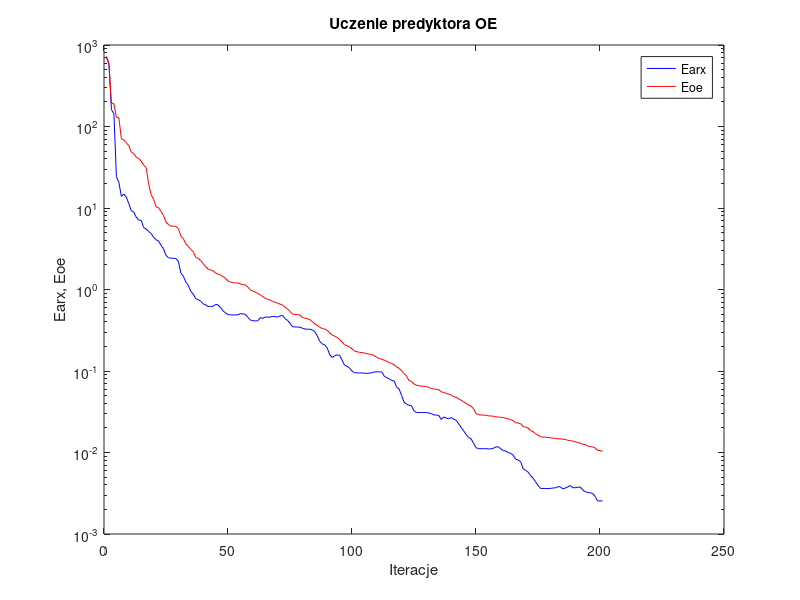
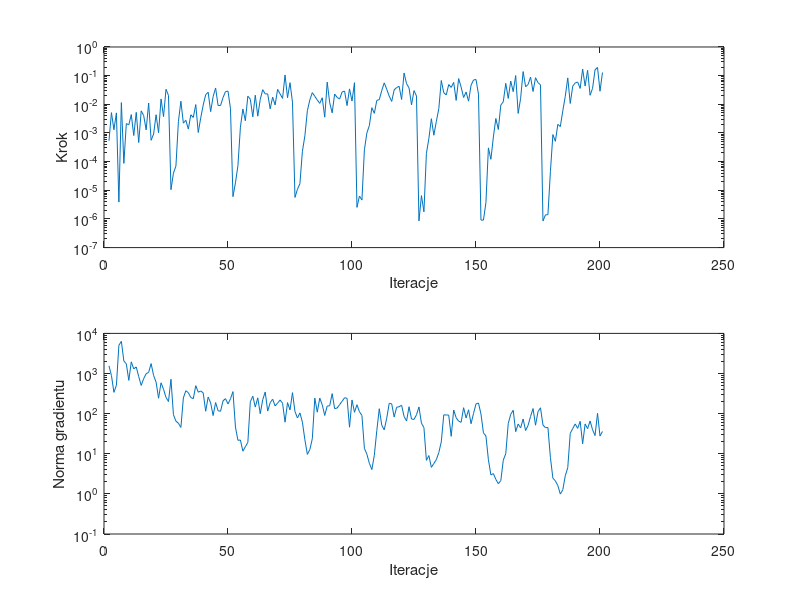

These figures' MATLAB source, in order:
%uczenie predyktora oe
clear all;
n=0; farx(n+1)=7.084081e+002; foe(n+1)=7.245323e+002; wspucz(n+1)=0.000000e+000; ng(n+1)=0.000000e+000;
%odnowa zmiennej metryki
n=1; farx(n+1)=5.725472e+002; foe(n+1)=5.926537e+002; krok(n+1)=5.333789e-004; ng(n+1)=1.554347e+003;
n=2; farx(n+1)=1.608143e+002; foe(n+1)=1.941831e+002; krok(n+1)=5.119766e-003; ng(n+1)=8.924701e+002;
n=3; farx(n+1)=1.435607e+002; foe(n+1)=1.897167e+002; krok(n+1)=1.293127e-003; ng(n+1)=3.395235e+002;
n=4; farx(n+1)=2.422391e+001; foe(n+1)=1.300030e+002; krok(n+1)=5.020252e-003; ng(n+1)=5.082381e+002;
n=5; farx(n+1)=2.060226e+001; foe(n+1)=1.276465e+002; krok(n+1)=3.873148e-006; ng(n+1)=5.058181e+003;
n=6; farx(n+1)=1.389205e+001; foe(n+1)=7.073661e+001; krok(n+1)=1.142218e-002; ng(n+1)=6.326793e+003;
n=7; farx(n+1)=1.484655e+001; foe(n+1)=6.829402e+001; krok(n+1)=8.683747e-005; ng(n+1)=2.054713e+003;
n=8; farx(n+1)=1.363141e+001; foe(n+1)=6.296028e+001; krok(n+1)=2.127642e-003; ng(n+1)=1.738583e+003;
n=9; farx(n+1)=1.130433e+001; foe(n+1)=5.819036e+001; krok(n+1)=1.917929e-003; ng(n+1)=6.746084e+002;
n=10; farx(n+1)=9.248571e+000; foe(n+1)=4.834283e+001; krok(n+1)=4.375565e-003; ng(n+1)=1.954560e+003;
n=11; farx(n+1)=8.936239e+000; foe(n+1)=4.648555e+001; krok(n+1)=8.148250e-004; ng(n+1)=1.304305e+003;
n=12; farx(n+1)=7.712510e+000; foe(n+1)=4.191948e+001; krok(n+1)=5.242823e-003; ng(n+1)=1.457953e+003;
n=13; farx(n+1)=7.090887e+000; foe(n+1)=4.047216e+001; krok(n+1)=4.644788e-004; ng(n+1)=8.372129e+002;
n=14; farx(n+1)=7.058591e+000; foe(n+1)=3.763078e+001; krok(n+1)=5.894618e-003; ng(n+1)=5.044085e+002;
n=15; farx(n+1)=5.737762e+000; foe(n+1)=3.344081e+001; krok(n+1)=4.042588e-003; ng(n+1)=7.470724e+002;
n=16; farx(n+1)=5.543871e+000; foe(n+1)=3.120658e+001; krok(n+1)=1.279942e-003; ng(n+1)=9.917764e+002;
n=17; farx(n+1)=5.151684e+000; foe(n+1)=1.978949e+001; krok(n+1)=1.109636e-002; ng(n+1)=1.065684e+003;
n=18; farx(n+1)=4.866013e+000; foe(n+1)=1.456048e+001; krok(n+1)=5.547107e-004; ng(n+1)=1.765731e+003;
n=19; farx(n+1)=4.361280e+000; foe(n+1)=1.279489e+001; krok(n+1)=9.208067e-004; ng(n+1)=8.946830e+002;
n=20; farx(n+1)=4.071679e+000; foe(n+1)=1.034290e+001; krok(n+1)=4.324280e-003; ng(n+1)=6.111938e+002;
n=21; farx(n+1)=3.945838e+000; foe(n+1)=1.006615e+001; krok(n+1)=1.021844e-003; ng(n+1)=2.425281e+002;
n=22; farx(n+1)=3.474257e+000; foe(n+1)=9.050066e+000; krok(n+1)=1.536047e-002; ng(n+1)=5.871031e+002;
n=23; farx(n+1)=3.148364e+000; foe(n+1)=8.092023e+000; krok(n+1)=3.721397e-003; ng(n+1)=4.048608e+002;
n=24; farx(n+1)=2.623729e+000; foe(n+1)=6.720096e+000; krok(n+1)=3.339713e-002; ng(n+1)=2.532314e+002;
n=25; farx(n+1)=2.452959e+000; foe(n+1)=6.267153e+000; krok(n+1)=2.038266e-002; ng(n+1)=2.007011e+002;
%odnowa zmiennej metryki
n=26; farx(n+1)=2.421867e+000; foe(n+1)=5.990843e+000; krok(n+1)=1.048504e-005; ng(n+1)=7.191607e+002;
n=27; farx(n+1)=2.414722e+000; foe(n+1)=5.974233e+000; krok(n+1)=3.953838e-005; ng(n+1)=9.405122e+001;
n=28; farx(n+1)=2.399054e+000; foe(n+1)=5.961731e+000; krok(n+1)=7.005353e-005; ng(n+1)=6.495275e+001;
n=29; farx(n+1)=2.213384e+000; foe(n+1)=5.564195e+000; krok(n+1)=2.511035e-003; ng(n+1)=5.776276e+001;
n=30; farx(n+1)=1.589472e+000; foe(n+1)=4.513779e+000; krok(n+1)=1.279818e-002; ng(n+1)=4.527837e+001;
n=31; farx(n+1)=1.451368e+000; foe(n+1)=4.194042e+000; krok(n+1)=2.199930e-003; ng(n+1)=2.459529e+002;
n=32; farx(n+1)=1.234000e+000; foe(n+1)=3.621237e+000; krok(n+1)=2.774090e-003; ng(n+1)=3.722690e+002;
n=33; farx(n+1)=1.125561e+000; foe(n+1)=3.379046e+000; krok(n+1)=1.364485e-003; ng(n+1)=3.323466e+002;
n=34; farx(n+1)=9.455634e-001; foe(n+1)=3.104531e+000; krok(n+1)=4.312903e-003; ng(n+1)=2.525745e+002;
n=35; farx(n+1)=8.775600e-001; foe(n+1)=2.900275e+000; krok(n+1)=3.475615e-003; ng(n+1)=2.358214e+002;
n=36; farx(n+1)=7.716795e-001; foe(n+1)=2.477682e+000; krok(n+1)=9.778245e-003; ng(n+1)=4.980077e+002;
n=37; farx(n+1)=7.505873e-001; foe(n+1)=2.403631e+000; krok(n+1)=1.037622e-003; ng(n+1)=3.422929e+002;
n=38; farx(n+1)=7.172077e-001; foe(n+1)=2.265704e+000; krok(n+1)=3.364099e-003; ng(n+1)=3.664013e+002;
n=39; farx(n+1)=6.654942e-001; foe(n+1)=2.075158e+000; krok(n+1)=9.397462e-003; ng(n+1)=3.293286e+002;
n=40; farx(n+1)=6.483668e-001; foe(n+1)=1.905886e+000; krok(n+1)=2.160874e-002; ng(n+1)=1.146508e+002;
n=41; farx(n+1)=6.166821e-001; foe(n+1)=1.778547e+000; krok(n+1)=2.642647e-002; ng(n+1)=2.597580e+002;
n=42; farx(n+1)=6.205702e-001; foe(n+1)=1.737763e+000; krok(n+1)=5.557598e-003; ng(n+1)=1.850788e+002;
n=43; farx(n+1)=6.222888e-001; foe(n+1)=1.691376e+000; krok(n+1)=1.857911e-002; ng(n+1)=8.962811e+001;
n=44; farx(n+1)=6.569792e-001; foe(n+1)=1.589188e+000; krok(n+1)=3.712047e-002; ng(n+1)=1.892709e+002;
n=45; farx(n+1)=6.458041e-001; foe(n+1)=1.545854e+000; krok(n+1)=9.045235e-003; ng(n+1)=1.180257e+002;
n=46; farx(n+1)=6.024588e-001; foe(n+1)=1.502284e+000; krok(n+1)=9.078303e-003; ng(n+1)=1.148657e+002;
n=47; farx(n+1)=5.455623e-001; foe(n+1)=1.437100e+000; krok(n+1)=1.725161e-002; ng(n+1)=2.084999e+002;
n=48; farx(n+1)=5.163715e-001; foe(n+1)=1.371981e+000; krok(n+1)=2.788178e-002; ng(n+1)=2.362704e+002;
n=49; farx(n+1)=4.927886e-001; foe(n+1)=1.270555e+000; krok(n+1)=2.876670e-002; ng(n+1)=1.738183e+002;
n=50; farx(n+1)=4.887215e-001; foe(n+1)=1.238560e+000; krok(n+1)=7.088910e-003; ng(n+1)=2.352388e+002;
%odnowa zmiennej metryki
n=51; farx(n+1)=4.872698e-001; foe(n+1)=1.207231e+000; krok(n+1)=5.999821e-006; ng(n+1)=3.537362e+002;
n=52; farx(n+1)=4.870890e-001; foe(n+1)=1.205818e+000; krok(n+1)=1.819728e-005; ng(n+1)=4.635984e+001;
n=53; farx(n+1)=4.888568e-001; foe(n+1)=1.203697e+000; krok(n+1)=7.211737e-005; ng(n+1)=2.165945e+001;
n=54; farx(n+1)=5.058901e-001; foe(n+1)=1.171764e+000; krok(n+1)=1.593673e-003; ng(n+1)=2.199107e+001;
n=55; farx(n+1)=5.019946e-001; foe(n+1)=1.143515e+000; krok(n+1)=6.884742e-003; ng(n+1)=1.158820e+001;
n=56; farx(n+1)=4.969787e-001; foe(n+1)=1.139376e+000; krok(n+1)=2.660052e-003; ng(n+1)=1.500823e+001;
n=57; farx(n+1)=4.555647e-001; foe(n+1)=1.070108e+000; krok(n+1)=1.931884e-002; ng(n+1)=1.920801e+001;
n=58; farx(n+1)=4.221519e-001; foe(n+1)=9.876372e-001; krok(n+1)=1.501192e-002; ng(n+1)=1.976840e+002;
n=59; farx(n+1)=4.139386e-001; foe(n+1)=9.596482e-001; krok(n+1)=3.657312e-003; ng(n+1)=2.727064e+002;
n=60; farx(n+1)=4.118137e-001; foe(n+1)=9.287609e-001; krok(n+1)=2.079162e-002; ng(n+1)=1.457437e+002;
n=61; farx(n+1)=4.132025e-001; foe(n+1)=8.936220e-001; krok(n+1)=3.851383e-003; ng(n+1)=2.474347e+002;
n=62; farx(n+1)=4.511538e-001; foe(n+1)=8.599374e-001; krok(n+1)=1.488559e-002; ng(n+1)=9.968454e+001;
n=63; farx(n+1)=4.422954e-001; foe(n+1)=8.172460e-001; krok(n+1)=3.238122e-002; ng(n+1)=2.231281e+002;
n=64; farx(n+1)=4.610588e-001; foe(n+1)=7.812736e-001; krok(n+1)=2.308292e-002; ng(n+1)=3.463064e+002;
n=65; farx(n+1)=4.563292e-001; foe(n+1)=7.554685e-001; krok(n+1)=2.307159e-002; ng(n+1)=1.156686e+002;
n=66; farx(n+1)=4.591234e-001; foe(n+1)=7.439590e-001; krok(n+1)=6.956269e-003; ng(n+1)=1.872930e+002;
n=67; farx(n+1)=4.673201e-001; foe(n+1)=7.109475e-001; krok(n+1)=1.776017e-002; ng(n+1)=2.291048e+002;
n=68; farx(n+1)=4.637519e-001; foe(n+1)=6.991728e-001; krok(n+1)=9.495353e-003; ng(n+1)=1.558943e+002;
n=69; farx(n+1)=4.599564e-001; foe(n+1)=6.782342e-001; krok(n+1)=3.320390e-002; ng(n+1)=1.830231e+002;
n=70; farx(n+1)=4.740778e-001; foe(n+1)=6.606313e-001; krok(n+1)=2.308292e-002; ng(n+1)=2.186778e+002;
n=71; farx(n+1)=4.813102e-001; foe(n+1)=6.449491e-001; krok(n+1)=1.610734e-002; ng(n+1)=1.817184e+002;
n=72; farx(n+1)=4.402244e-001; foe(n+1)=6.048972e-001; krok(n+1)=1.057059e-001; ng(n+1)=6.122312e+001;
n=73; farx(n+1)=4.167352e-001; foe(n+1)=5.770474e-001; krok(n+1)=1.694236e-002; ng(n+1)=1.881686e+002;
n=74; farx(n+1)=3.855940e-001; foe(n+1)=5.361748e-001; krok(n+1)=5.671128e-002; ng(n+1)=1.237707e+002;
n=75; farx(n+1)=3.485049e-001; foe(n+1)=4.995815e-001; krok(n+1)=1.189189e-002; ng(n+1)=3.331519e+002;
%odnowa zmiennej metryki
n=76; farx(n+1)=3.474880e-001; foe(n+1)=4.948170e-001; krok(n+1)=5.637963e-006; ng(n+1)=1.130337e+002;
n=77; farx(n+1)=3.466601e-001; foe(n+1)=4.924897e-001; krok(n+1)=1.083629e-005; ng(n+1)=7.802989e+001;
n=78; farx(n+1)=3.443483e-001; foe(n+1)=4.851420e-001; krok(n+1)=1.709205e-005; ng(n+1)=1.043055e+002;
n=79; farx(n+1)=3.349288e-001; foe(n+1)=4.550673e-001; krok(n+1)=2.302017e-004; ng(n+1)=6.136962e+001;
n=80; farx(n+1)=3.273238e-001; foe(n+1)=4.433211e-001; krok(n+1)=7.937301e-004; ng(n+1)=2.230889e+001;
n=81; farx(n+1)=3.254849e-001; foe(n+1)=4.383816e-001; krok(n+1)=5.980899e-003; ng(n+1)=9.647017e+000;
n=82; farx(n+1)=3.259737e-001; foe(n+1)=4.266801e-001; krok(n+1)=1.432998e-002; ng(n+1)=1.271335e+001;
n=83; farx(n+1)=3.185208e-001; foe(n+1)=4.032919e-001; krok(n+1)=2.559636e-002; ng(n+1)=2.378238e+001;
n=84; farx(n+1)=3.049380e-001; foe(n+1)=3.784045e-001; krok(n+1)=1.894771e-002; ng(n+1)=2.430710e+002;
n=85; farx(n+1)=2.691674e-001; foe(n+1)=3.631196e-001; krok(n+1)=1.417782e-002; ng(n+1)=1.087586e+002;
n=86; farx(n+1)=2.311800e-001; foe(n+1)=3.436369e-001; krok(n+1)=1.076348e-002; ng(n+1)=2.442643e+002;
n=87; farx(n+1)=2.150760e-001; foe(n+1)=3.316801e-001; krok(n+1)=1.694236e-002; ng(n+1)=1.666851e+002;
n=88; farx(n+1)=2.096078e-001; foe(n+1)=3.277295e-001; krok(n+1)=3.549942e-003; ng(n+1)=9.007784e+001;
n=89; farx(n+1)=1.915198e-001; foe(n+1)=3.149231e-001; krok(n+1)=5.931582e-002; ng(n+1)=1.543890e+002;
n=90; farx(n+1)=1.589639e-001; foe(n+1)=2.936261e-001; krok(n+1)=1.142218e-002; ng(n+1)=1.569582e+002;
n=91; farx(n+1)=1.463818e-001; foe(n+1)=2.767561e-001; krok(n+1)=5.036156e-003; ng(n+1)=3.148858e+002;
n=92; farx(n+1)=1.538613e-001; foe(n+1)=2.676305e-001; krok(n+1)=2.284436e-002; ng(n+1)=1.332963e+002;
n=93; farx(n+1)=1.576762e-001; foe(n+1)=2.568619e-001; krok(n+1)=1.740861e-002; ng(n+1)=1.377190e+002;
n=94; farx(n+1)=1.560735e-001; foe(n+1)=2.439698e-001; krok(n+1)=1.525498e-002; ng(n+1)=1.678146e+002;
n=95; farx(n+1)=1.359986e-001; foe(n+1)=2.263296e-001; krok(n+1)=2.690904e-002; ng(n+1)=2.023786e+002;
n=96; farx(n+1)=1.175301e-001; foe(n+1)=2.094484e-001; krok(n+1)=2.896961e-002; ng(n+1)=2.490888e+002;
n=97; farx(n+1)=1.143481e-001; foe(n+1)=2.046662e-001; krok(n+1)=9.019129e-003; ng(n+1)=2.415769e+002;
n=98; farx(n+1)=1.087991e-001; foe(n+1)=1.967945e-001; krok(n+1)=3.450322e-002; ng(n+1)=4.594372e+001;
n=99; farx(n+1)=1.002505e-001; foe(n+1)=1.867424e-001; krok(n+1)=1.296098e-002; ng(n+1)=2.194299e+002;
n=100; farx(n+1)=9.487229e-002; foe(n+1)=1.755480e-001; krok(n+1)=5.695205e-002; ng(n+1)=1.080447e+002;
%odnowa zmiennej metryki
n=101; farx(n+1)=9.480087e-002; foe(n+1)=1.726460e-001; krok(n+1)=2.531451e-006; ng(n+1)=1.668409e+002;
n=102; farx(n+1)=9.471575e-002; foe(n+1)=1.693647e-001; krok(n+1)=6.284735e-006; ng(n+1)=1.113791e+002;
n=103; farx(n+1)=9.454548e-002; foe(n+1)=1.677225e-001; krok(n+1)=4.554994e-006; ng(n+1)=9.050697e+001;
n=104; farx(n+1)=9.402316e-002; foe(n+1)=1.661687e-001; krok(n+1)=2.594055e-004; ng(n+1)=1.367781e+001;
n=105; farx(n+1)=9.328708e-002; foe(n+1)=1.631584e-001; krok(n+1)=1.006709e-003; ng(n+1)=9.735527e+000;
n=106; farx(n+1)=9.432690e-002; foe(n+1)=1.612439e-001; krok(n+1)=1.812955e-003; ng(n+1)=5.796056e+000;
n=107; farx(n+1)=9.516047e-002; foe(n+1)=1.582876e-001; krok(n+1)=7.613202e-003; ng(n+1)=4.032329e+000;
n=108; farx(n+1)=9.728705e-002; foe(n+1)=1.546112e-001; krok(n+1)=4.841655e-003; ng(n+1)=9.175052e+000;
n=109; farx(n+1)=9.790049e-002; foe(n+1)=1.470572e-001; krok(n+1)=1.370811e-002; ng(n+1)=3.792996e+001;
n=110; farx(n+1)=9.736244e-002; foe(n+1)=1.422321e-001; krok(n+1)=1.450364e-002; ng(n+1)=1.325463e+002;
n=111; farx(n+1)=9.737799e-002; foe(n+1)=1.395649e-001; krok(n+1)=3.036661e-002; ng(n+1)=5.133067e+001;
n=112; farx(n+1)=8.616193e-002; foe(n+1)=1.355058e-001; krok(n+1)=5.600725e-002; ng(n+1)=3.955491e+001;
n=113; farx(n+1)=8.300488e-002; foe(n+1)=1.317130e-001; krok(n+1)=3.347423e-002; ng(n+1)=7.672475e+001;
n=114; farx(n+1)=8.029055e-002; foe(n+1)=1.263266e-001; krok(n+1)=1.941426e-002; ng(n+1)=1.806358e+002;
n=115; farx(n+1)=7.643571e-002; foe(n+1)=1.237218e-001; krok(n+1)=1.258748e-002; ng(n+1)=1.755926e+002;
n=116; farx(n+1)=7.546847e-002; foe(n+1)=1.188799e-001; krok(n+1)=3.172714e-002; ng(n+1)=8.235568e+001;
n=117; farx(n+1)=6.329247e-002; foe(n+1)=1.118365e-001; krok(n+1)=3.847317e-002; ng(n+1)=1.442852e+002;
n=118; farx(n+1)=6.008617e-002; foe(n+1)=1.077778e-001; krok(n+1)=4.242564e-002; ng(n+1)=1.484178e+002;
n=119; farx(n+1)=5.010308e-002; foe(n+1)=1.009692e-001; krok(n+1)=1.473291e-002; ng(n+1)=1.619338e+002;
n=120; farx(n+1)=4.135499e-002; foe(n+1)=9.246384e-002; krok(n+1)=1.238254e-001; ng(n+1)=8.457889e+001;
n=121; farx(n+1)=3.921194e-002; foe(n+1)=8.668316e-002; krok(n+1)=5.234463e-002; ng(n+1)=6.543695e+001;
n=122; farx(n+1)=3.794894e-002; foe(n+1)=7.585801e-002; krok(n+1)=3.726804e-002; ng(n+1)=1.485402e+002;
n=123; farx(n+1)=3.740258e-002; foe(n+1)=7.474625e-002; krok(n+1)=9.545881e-003; ng(n+1)=7.345779e+001;
n=124; farx(n+1)=3.241001e-002; foe(n+1)=6.917211e-002; krok(n+1)=3.006802e-002; ng(n+1)=7.176451e+001;
n=125; farx(n+1)=3.096132e-002; foe(n+1)=6.690500e-002; krok(n+1)=1.939776e-002; ng(n+1)=9.362147e+001;
%odnowa zmiennej metryki
n=126; farx(n+1)=3.095279e-002; foe(n+1)=6.593201e-002; krok(n+1)=8.530826e-007; ng(n+1)=1.471329e+002;
n=127; farx(n+1)=3.093970e-002; foe(n+1)=6.509612e-002; krok(n+1)=6.521697e-006; ng(n+1)=5.798916e+001;
n=128; farx(n+1)=3.092222e-002; foe(n+1)=6.496207e-002; krok(n+1)=1.779653e-006; ng(n+1)=4.498558e+001;
n=129; farx(n+1)=3.093437e-002; foe(n+1)=6.441431e-002; krok(n+1)=1.942746e-004; ng(n+1)=6.848492e+000;
n=130; farx(n+1)=3.059435e-002; foe(n+1)=6.255277e-002; krok(n+1)=6.459813e-004; ng(n+1)=9.014788e+000;
n=131; farx(n+1)=2.989826e-002; foe(n+1)=6.103279e-002; krok(n+1)=3.146871e-003; ng(n+1)=4.581533e+000;
n=132; farx(n+1)=2.894302e-002; foe(n+1)=6.005324e-002; krok(n+1)=8.336543e-004; ng(n+1)=5.730570e+000;
n=133; farx(n+1)=2.881526e-002; foe(n+1)=5.966469e-002; krok(n+1)=2.510374e-003; ng(n+1)=7.127651e+000;
n=134; farx(n+1)=2.845396e-002; foe(n+1)=5.883814e-002; krok(n+1)=7.032104e-003; ng(n+1)=1.070452e+001;
n=135; farx(n+1)=2.544646e-002; foe(n+1)=5.535896e-002; krok(n+1)=6.774452e-002; ng(n+1)=1.978166e+001;
n=136; farx(n+1)=2.731150e-002; foe(n+1)=5.445195e-002; krok(n+1)=2.541206e-002; ng(n+1)=9.315880e+001;
n=137; farx(n+1)=2.636653e-002; foe(n+1)=5.307256e-002; krok(n+1)=2.121282e-002; ng(n+1)=9.277571e+001;
n=138; farx(n+1)=2.589041e-002; foe(n+1)=5.185375e-002; krok(n+1)=4.879939e-002; ng(n+1)=9.193605e+001;
n=139; farx(n+1)=2.685392e-002; foe(n+1)=5.071562e-002; krok(n+1)=3.882853e-002; ng(n+1)=2.723173e+001;
n=140; farx(n+1)=2.561761e-002; foe(n+1)=4.821047e-002; krok(n+1)=5.801457e-002; ng(n+1)=1.235636e+002;
n=141; farx(n+1)=2.484589e-002; foe(n+1)=4.764164e-002; krok(n+1)=1.366559e-002; ng(n+1)=7.894059e+001;
n=142; farx(n+1)=2.249674e-002; foe(n+1)=4.531619e-002; krok(n+1)=7.897489e-002; ng(n+1)=6.489937e+001;
n=143; farx(n+1)=2.033162e-002; foe(n+1)=4.381644e-002; krok(n+1)=4.002904e-002; ng(n+1)=6.086998e+001;
n=144; farx(n+1)=1.845913e-002; foe(n+1)=4.185202e-002; krok(n+1)=1.725161e-002; ng(n+1)=1.406307e+002;
n=145; farx(n+1)=1.665097e-002; foe(n+1)=3.996210e-002; krok(n+1)=2.687524e-002; ng(n+1)=7.791171e+001;
n=146; farx(n+1)=1.527297e-002; foe(n+1)=3.817158e-002; krok(n+1)=1.285062e-002; ng(n+1)=1.248109e+002;
n=147; farx(n+1)=1.472485e-002; foe(n+1)=3.706227e-002; krok(n+1)=4.614317e-002; ng(n+1)=5.608835e+001;
n=148; farx(n+1)=1.300270e-002; foe(n+1)=3.438451e-002; krok(n+1)=7.053511e-002; ng(n+1)=1.009058e+002;
n=149; farx(n+1)=1.146883e-002; foe(n+1)=3.001333e-002; krok(n+1)=7.340057e-002; ng(n+1)=1.749685e+002;
n=150; farx(n+1)=1.112706e-002; foe(n+1)=2.916025e-002; krok(n+1)=2.254527e-002; ng(n+1)=1.834335e+002;
%odnowa zmiennej metryki
n=151; farx(n+1)=1.113689e-002; foe(n+1)=2.881858e-002; krok(n+1)=9.145201e-007; ng(n+1)=9.800003e+001;
n=152; farx(n+1)=1.113969e-002; foe(n+1)=2.877842e-002; krok(n+1)=9.081789e-007; ng(n+1)=3.317427e+001;
n=153; farx(n+1)=1.114494e-002; foe(n+1)=2.867725e-002; krok(n+1)=3.735878e-006; ng(n+1)=2.775974e+001;
n=154; farx(n+1)=1.106269e-002; foe(n+1)=2.813851e-002; krok(n+1)=3.019151e-004; ng(n+1)=7.107664e+000;
n=155; farx(n+1)=1.108294e-002; foe(n+1)=2.808716e-002; krok(n+1)=1.203262e-004; ng(n+1)=2.962362e+000;
n=156; farx(n+1)=1.127083e-002; foe(n+1)=2.782183e-002; krok(n+1)=7.209870e-004; ng(n+1)=3.202925e+000;
n=157; farx(n+1)=1.170599e-002; foe(n+1)=2.739179e-002; krok(n+1)=3.204288e-003; ng(n+1)=2.294153e+000;
n=158; farx(n+1)=1.175528e-002; foe(n+1)=2.727744e-002; krok(n+1)=1.318183e-003; ng(n+1)=1.796259e+000;
n=159; farx(n+1)=1.106522e-002; foe(n+1)=2.701599e-002; krok(n+1)=9.409526e-003; ng(n+1)=2.134085e+000;
n=160; farx(n+1)=1.050994e-002; foe(n+1)=2.679776e-002; krok(n+1)=1.226153e-002; ng(n+1)=6.917969e+000;
n=161; farx(n+1)=1.044617e-002; foe(n+1)=2.627565e-002; krok(n+1)=5.359529e-002; ng(n+1)=1.002275e+001;
n=162; farx(n+1)=9.965366e-003; foe(n+1)=2.598093e-002; krok(n+1)=1.605804e-002; ng(n+1)=5.673429e+001;
n=163; farx(n+1)=9.775552e-003; foe(n+1)=2.526161e-002; krok(n+1)=6.468141e-002; ng(n+1)=9.607855e+001;
n=164; farx(n+1)=9.274211e-003; foe(n+1)=2.447508e-002; krok(n+1)=2.764852e-002; ng(n+1)=1.213769e+002;
n=165; farx(n+1)=8.266354e-003; foe(n+1)=2.314483e-002; krok(n+1)=1.006999e-001; ng(n+1)=3.557306e+001;
n=166; farx(n+1)=8.084988e-003; foe(n+1)=2.298276e-002; krok(n+1)=4.812762e-003; ng(n+1)=5.508842e+001;
n=167; farx(n+1)=7.713135e-003; foe(n+1)=2.256225e-002; krok(n+1)=1.631060e-002; ng(n+1)=4.417497e+001;
n=168; farx(n+1)=6.302663e-003; foe(n+1)=2.083645e-002; krok(n+1)=1.387085e-001; ng(n+1)=7.360578e+001;
n=169; farx(n+1)=6.041124e-003; foe(n+1)=2.046192e-002; krok(n+1)=4.109961e-002; ng(n+1)=3.789470e+001;
n=170; farx(n+1)=5.748358e-003; foe(n+1)=1.990451e-002; krok(n+1)=4.904612e-002; ng(n+1)=5.098202e+001;
n=171; farx(n+1)=5.218421e-003; foe(n+1)=1.862747e-002; krok(n+1)=8.892157e-002; ng(n+1)=8.553489e+001;
n=172; farx(n+1)=4.851511e-003; foe(n+1)=1.796814e-002; krok(n+1)=2.799347e-002; ng(n+1)=1.337780e+002;
n=173; farx(n+1)=4.381274e-003; foe(n+1)=1.701567e-002; krok(n+1)=8.472165e-002; ng(n+1)=5.152685e+001;
n=174; farx(n+1)=3.966367e-003; foe(n+1)=1.631152e-002; krok(n+1)=5.671128e-002; ng(n+1)=1.122343e+002;
n=175; farx(n+1)=3.621321e-003; foe(n+1)=1.558221e-002; krok(n+1)=4.773765e-002; ng(n+1)=1.399947e+002;
%odnowa zmiennej metryki
n=176; farx(n+1)=3.621740e-003; foe(n+1)=1.548434e-002; krok(n+1)=8.465434e-007; ng(n+1)=5.191623e+001;
n=177; farx(n+1)=3.620735e-003; foe(n+1)=1.538159e-002; krok(n+1)=1.385044e-006; ng(n+1)=4.464972e+001;
n=178; farx(n+1)=3.616065e-003; foe(n+1)=1.527585e-002; krok(n+1)=1.409379e-006; ng(n+1)=4.505104e+001;
n=179; farx(n+1)=3.626178e-003; foe(n+1)=1.515259e-002; krok(n+1)=4.461789e-005; ng(n+1)=8.072897e+000;
n=180; farx(n+1)=3.668936e-003; foe(n+1)=1.498440e-002; krok(n+1)=8.786586e-004; ng(n+1)=2.465321e+000;
n=181; farx(n+1)=3.681936e-003; foe(n+1)=1.491903e-002; krok(n+1)=5.113081e-004; ng(n+1)=2.114203e+000;
n=182; farx(n+1)=3.804685e-003; foe(n+1)=1.474057e-002; krok(n+1)=2.002393e-003; ng(n+1)=1.609062e+000;
n=183; farx(n+1)=3.791908e-003; foe(n+1)=1.470645e-002; krok(n+1)=1.667309e-003; ng(n+1)=9.901512e-001;
n=184; farx(n+1)=3.569365e-003; foe(n+1)=1.454913e-002; krok(n+1)=5.961727e-003; ng(n+1)=1.269114e+000;
n=185; farx(n+1)=3.661149e-003; foe(n+1)=1.448199e-002; krok(n+1)=1.910413e-002; ng(n+1)=2.826230e+000;
n=186; farx(n+1)=3.784810e-003; foe(n+1)=1.409471e-002; krok(n+1)=8.343059e-002; ng(n+1)=4.500264e+000;
n=187; farx(n+1)=3.928166e-003; foe(n+1)=1.398970e-002; krok(n+1)=1.071441e-002; ng(n+1)=3.238851e+001;
n=188; farx(n+1)=3.700159e-003; foe(n+1)=1.378276e-002; krok(n+1)=4.284718e-002; ng(n+1)=4.239794e+001;
n=189; farx(n+1)=3.699231e-003; foe(n+1)=1.350098e-002; krok(n+1)=5.576355e-002; ng(n+1)=5.542128e+001;
n=190; farx(n+1)=3.736402e-003; foe(n+1)=1.327787e-002; krok(n+1)=5.983917e-002; ng(n+1)=4.291327e+001;
n=191; farx(n+1)=3.782977e-003; foe(n+1)=1.301281e-002; krok(n+1)=3.579522e-002; ng(n+1)=6.435836e+001;
n=192; farx(n+1)=3.475345e-003; foe(n+1)=1.266033e-002; krok(n+1)=1.701816e-001; ng(n+1)=1.778249e+001;
n=193; farx(n+1)=3.310181e-003; foe(n+1)=1.246898e-002; krok(n+1)=4.331299e-002; ng(n+1)=5.533040e+001;
n=194; farx(n+1)=3.227205e-003; foe(n+1)=1.203983e-002; krok(n+1)=1.536414e-001; ng(n+1)=4.215506e+001;
n=195; farx(n+1)=3.200764e-003; foe(n+1)=1.184680e-002; krok(n+1)=2.067140e-002; ng(n+1)=6.573090e+001;
n=196; farx(n+1)=3.152478e-003; foe(n+1)=1.171075e-002; krok(n+1)=3.595477e-002; ng(n+1)=3.970211e+001;
n=197; farx(n+1)=2.895469e-003; foe(n+1)=1.137483e-002; krok(n+1)=1.600146e-001; ng(n+1)=2.845096e+001;
n=198; farx(n+1)=2.556927e-003; foe(n+1)=1.062335e-002; krok(n+1)=1.933624e-001; ng(n+1)=1.018056e+002;
n=199; farx(n+1)=2.539741e-003; foe(n+1)=1.056468e-002; krok(n+1)=2.861011e-002; ng(n+1)=2.767234e+001;
n=200; farx(n+1)=2.557596e-003; foe(n+1)=1.030826e-002; krok(n+1)=1.288588e-001; ng(n+1)=3.587299e+001;

figure; semilogy(farx,'b'); hold on; semilogy(foe,'r'); xlabel('Iteracje'); ylabel('Earx, Eoe'); legend('Earx','Eoe'); title('Uczenie predyktora OE');
figure; subplot(2,1,1); semilogy(krok); xlabel('Iteracje'); ylabel('Krok');
subplot(2,1,2); semilogy(ng); xlabel('Iteracje'); ylabel('Norma gradientu');
Earx=farx(n+1)
Eoe=foe(n+1)
